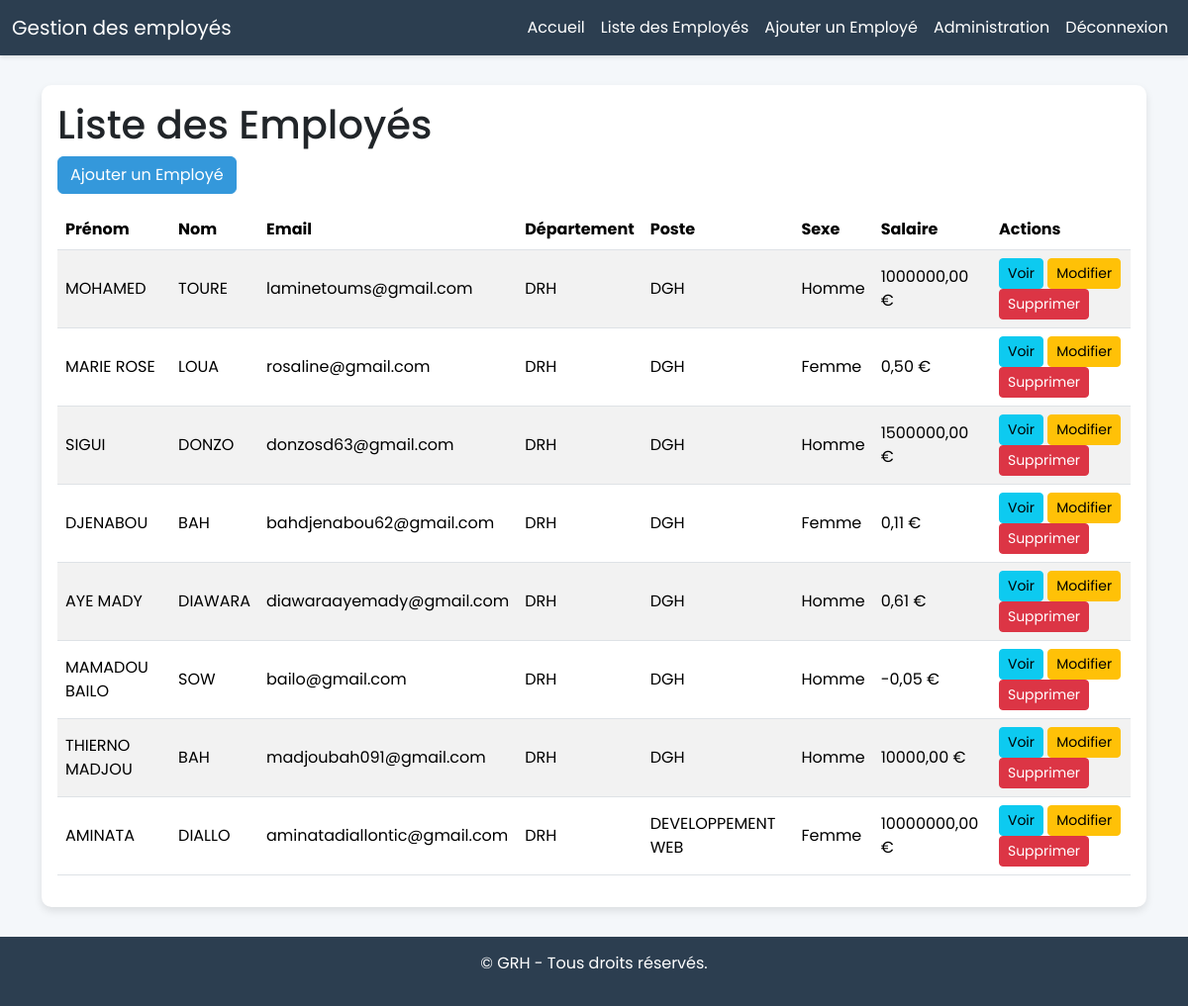
Before: /employees/ (signed in) with the older database file.
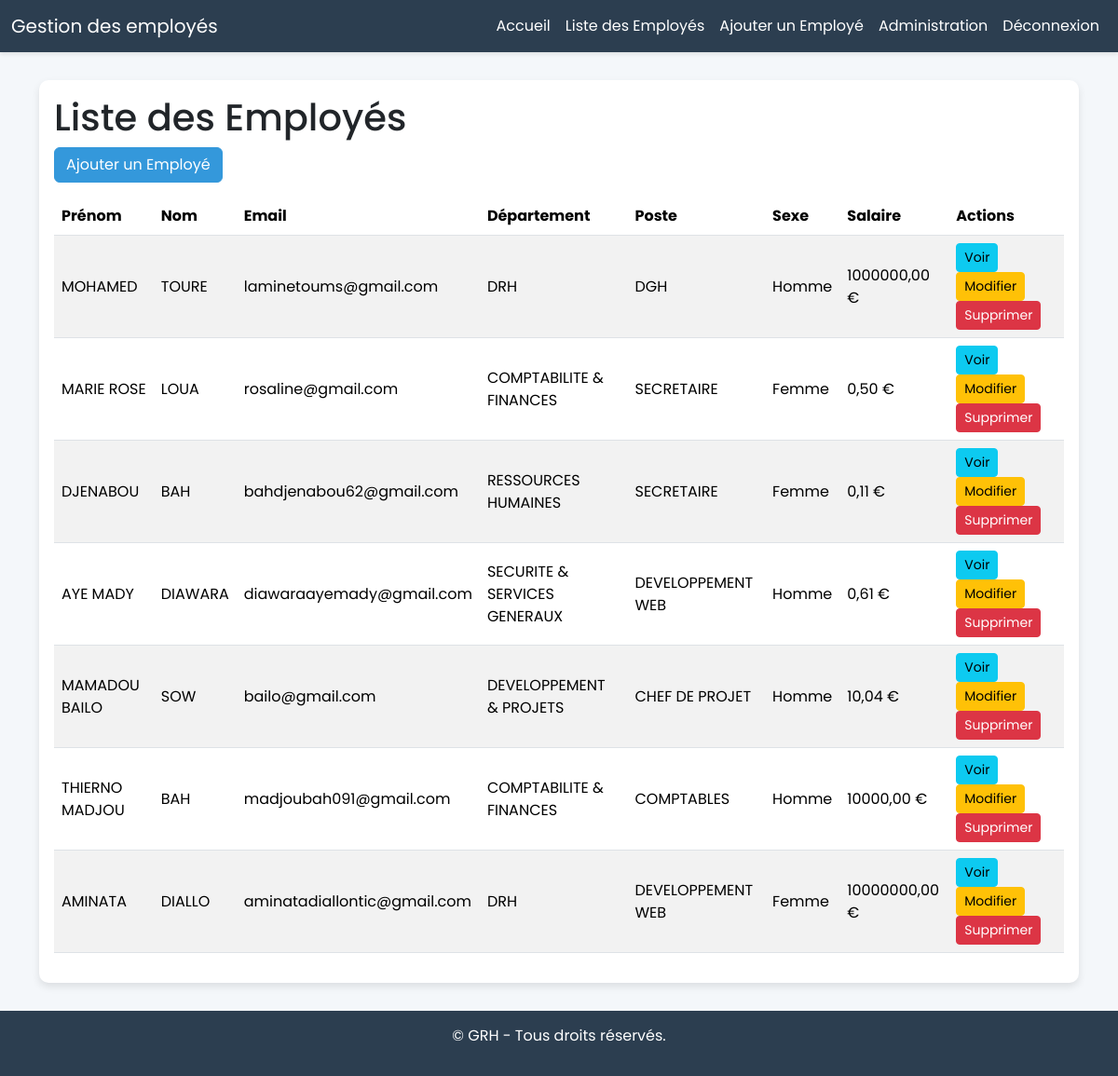
After: the same page with the newer database file.
### Employes/models.py (models this page shows, shortened)
class Employee(models.Model):
       SEXE_CHOICES = [
           ('H', 'Homme'),
           ('F', 'Femme'),
           ('A', 'Autre'),
       ]
       prenom = models.CharField(max_length=50, verbose_name="Prénom")
       nom = models.CharField(max_length=50, verbose_name="Nom")
       email = models.EmailField(unique=True, verbose_name="Email")
       date_embauche = models.DateField(verbose_name="Date d'embauche")
       salaire = models.DecimalField(max_digits=10, decimal_places=2, verbose_name="Salaire")
       departement = models.ForeignKey(Department, on_delete=models.CASCADE, related_name='employes', verbose_name="Département")
       poste = models.ForeignKey(Poste, on_delete=models.CASCADE, related_name='employes', verbose_name="Poste")
       sexe = models.CharField(max_length=1, choices=SEXE_CHOICES, verbose_name="Sexe")
       est_actif = models.BooleanField(default=True, verbose_name="Actif")

class Department(models.Model):
       nom = models.CharField(max_length=100, verbose_name="Nom du département")
       description = models.TextField(blank=True, verbose_name="Description")
       class Meta:
           verbose_name = "Département"
           verbose_name_plural = "Départements"

class Poste(models.Model):
       nom = models.CharField(max_length=100, verbose_name="Nom du poste")
       description = models.TextField(blank=True, verbose_name="Description")
       class Meta:
           verbose_name = "Poste"
           verbose_name_plural = "Postes"

### Employes/views.py (the view)
# urls.py: path('', views.employee_list, name='employee_list'),
@login_required
def employee_list(request):
    employes = Employee.objects.all()
    return render(request, 'Employes/employes_list.html', {'employes': employes})

### Employes/templates/Employes/employes_list.html (shortened to what this page needs)
{% extends 'Employes/base.html' %}
{% block content %}
<div class="container">
    <div class="card">
        <div class="card-body">
            <h1 class="card-title">Liste des Employés</h1>
            <a href="{% url 'Employes:employee_create' %}" class="btn btn-primary mb-3">Ajouter un Employé</a>
            <div class="table-responsive">
                <table class="table table-striped">
                    <thead>
                        <tr>
                            <th>Prénom</th>
                            <th>Nom</th>
                            <th>Email</th>
                            <th>Département</th>
                            <th>Poste</th>
                            <th>Sexe</th>
                            <th>Salaire</th>
                            <th>Actions</th>
                        </tr>
                    </thead>
                    <tbody>
                        {% for employe in employes %}
                        <tr>
                            <td>{{ employe.prenom }}</td>
                            <td>{{ employe.nom }}</td>
                            <td>{{ employe.email }}</td>
                            <td>{{ employe.departement.nom }}</td>
                            <td>{{ employe.poste.nom }}</td>
                            <td>{{ employe.get_sexe_display }}</td>
                            <td>{{ employe.salaire }} €</td>
                            <td>
                                <a href="{% url 'Employes:employee_detail' employe.pk %}" class="btn btn-sm btn-info">Voir</a>
                                <a href="{% url 'Employes:employee_update' employe.pk %}" class="btn btn-sm btn-warning">Modifier</a>
                                <a href="{% url 'Employes:employee_delete' employe.pk %}" class="btn btn-sm btn-danger">Supprimer</a>
                            </td>
                        </tr>
                        {% empty %}
                        <tr>
                            <td colspan="8" class="text-center">Aucun employé trouvé.</td>
                        </tr>
                        {% endfor %}
                    </tbody>
                </table>
            </div>
        </div>
    </div>
</div>
{% endblock %}

### Employes/templates/Employes/base.html (shortened to what this page needs)
<!DOCTYPE html>
<html lang="fr">
<head>
    <link href="https://cdn.jsdelivr.net/npm/bootstrap@5.3.2/dist/css/bootstrap.min.css" rel="stylesheet">
</head>
<body>
    <nav class="navbar navbar-expand-lg">
        <div class="container-fluid">
            <a class="navbar-brand" href="{% url 'login' %}">Gestion des employés</a>
            <div class="collapse navbar-collapse" id="navbarNav">
                <ul class="navbar-nav ms-auto">
                    {% if user.is_authenticated %}
                    <li class="nav-item">
                        <a class="nav-link" href="{% url 'home' %}">Accueil</a>
                    </li>
                    <li class="nav-item">
                        <a class="nav-link" href="{% url 'Employes:employee_list' %}">Liste des Employés</a>
                    </li>
                    <li class="nav-item">
                        <a class="nav-link" href="{% url 'Employes:employee_create' %}">Ajouter un Employé</a>
                    </li>
                    <li class="nav-item">
                        <a class="nav-link" href="/admin/">Administration</a>
                    </li>
                    <li class="nav-item">
                        <a class="nav-link" href="{% url 'logout' %}">Déconnexion</a>
                    </li>
                    {% endif %}
                </ul>
            </div>
        </div>
    </nav>
    <div class="container-main">
        {% block content %}
        {% endblock %}
    </div>
    <footer>
        <marquee behavior="" direction="rigth"><p>© {{ "now"|date:"Y" }} GRH - Tous droits réservés.</p></marquee>
    </footer>
</body>
</html>

### Employes/templates/Employes/base.html (style rules this page uses)
body { font-family: 'Poppins', sans-serif; background-color: #f4f7fa; }
.navbar { background-color: #2c3e50; box-shadow: 0 2px 4px rgba(0, 0, 0, 0.1); }
.navbar-brand, .nav-link { color: #ffffff !important; }
.container-main { min-height: calc(100vh - 150px); padding-top: 30px; padding-bottom: 30px; }
.card { border: none; box-shadow: 0 4px 8px rgba(0, 0, 0, 0.1); border-radius: 10px; }
.btn-primary { background-color: #3498db; border-color: #3498db; }
footer { background-color: #2c3e50; color: #ffffff; padding: 15px 0; text-align: center; position: relative; bottom: 0; width: 100%; }
.table th, .table td { vertical-align: middle; }

Changed rows visible on the page:
removed Employee: prenom "SIGUI", nom "DONZO", email "donzosd63@gmail.com", departement.nom "DRH", poste.nom "DGH", sexe "Homme", salaire "1500000,00"
changed Employee "MARIE ROSE": departement.nom "DRH" → "COMPTABILITE & FINANCES"; poste.nom "DGH" → "SECRETAIRE"
changed Employee "DJENABOU": departement.nom "DRH" → "RESSOURCES HUMAINES"; poste.nom "DGH" → "SECRETAIRE"
changed Employee "AYE MADY": departement.nom "DRH" → "SECURITE & SERVICES GENERAUX"; poste.nom "DGH" → "DEVELOPPEMENT WEB"
changed Employee "MAMADOU BAILO": departement.nom "DRH" → "DEVELOPPEMENT & PROJETS"; poste.nom "DGH" → "CHEF DE PROJET"; salaire "-0,05" → "10,04"
changed Employee "THIERNO MADJOU": departement.nom "DRH" → "COMPTABILITE & FINANCES"; poste.nom "DGH" → "COMPTABLES"
